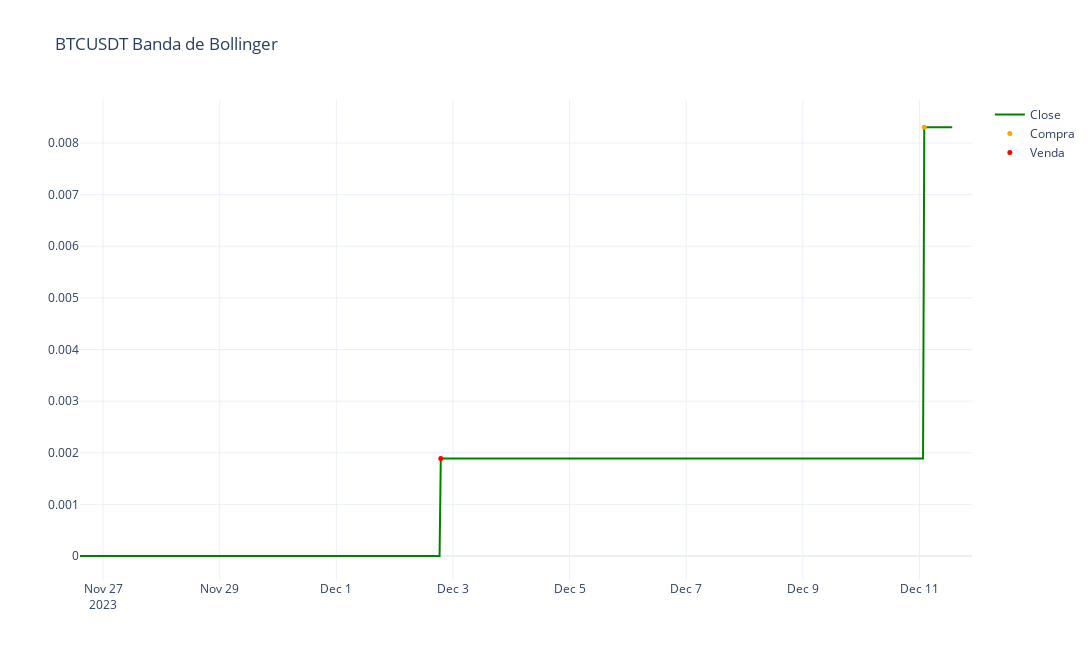

Here is the notebook cell this chart was saved with:
### Code cell
fig = go.Figure()

fig.add_trace(
    go.Scatter(
        x = df['Timestamp'],
        y = df['Retorno_Trader_BB'],
        line = {'color': 'green'},
        name = 'Close'
    )
)

ratio = 1.77
height = 660
width = ratio * height

# Adicionar marcações de compra e venda
compra_indices = df.loc[df["Tp_Operaocao"].isin(["Compra"]), ['Retorno_Trader_BB', 'Timestamp']]
venda_indices = df.loc[df["Tp_Operaocao"].isin(["Venda"]), ['Retorno_Trader_BB', 'Timestamp']]

fig.add_trace(go.Scatter(x=compra_indices['Timestamp'], y=compra_indices['Retorno_Trader_BB'], mode='markers', name='Compra', marker=dict(color='orange', size=5)))
fig.add_trace(go.Scatter(x=venda_indices['Timestamp'], y=venda_indices['Retorno_Trader_BB'], mode='markers', name='Venda', marker=dict(color='red', size=5)))

fig.update_layout(
    height = height,
    width = width,
    template = 'plotly_white',
    title = f'{symbol} Banda de Bollinger'
)

### Figure 1 — Plotly figure (JSON) as saved in the notebook; plotly's stock layout.template omitted (floating-point values rounded to 4 significant figures; data arrays with more than 128 entries replaced by an {"elided": "..."} marker saying what was removed)
{"data": [{"line": {"color": "green"}, "name": "Close", "type": "scatter", "x": {"elided": "720 str values"}, "y": {"elided": "720 float values"}}, {"marker": {"color": "orange", "size": 5}, "mode": "markers", "name": "Compra", "type": "scatter", "x": ["2023-12-11T02:00:00"], "y": [0.008308]}, {"marker": {"color": "red", "size": 5}, "mode": "markers", "name": "Venda", "type": "scatter", "x": ["2023-12-02T19:00:00"], "y": [0.001891]}], "layout": {"height": 660, "title": {"text": "BTCUSDT Banda de Bollinger"}, "width": 1168.0}}
